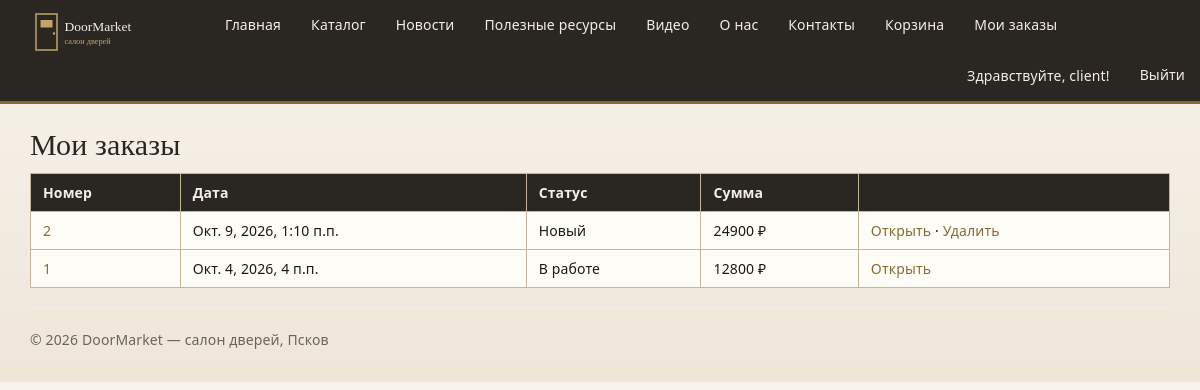
Screenshot of /myorders/ (signed in) with the database file from the repository.
### app/models.py (models this page shows, shortened)
class Order(models.Model):
    STATUS_CHOICES = (
        ('new', 'Новый'),
        ('processing', 'В работе'),
        ('done', 'Выполнен'),
        ('cancelled', 'Отменён'),
    )
    client = models.ForeignKey(User, on_delete=models.CASCADE, verbose_name="Клиент")
    created = models.DateTimeField(default=datetime.now, db_index=True, verbose_name="Дата")
    status = models.CharField(max_length=20, choices=STATUS_CHOICES, default='new', verbose_name="Статус")
    comment = models.TextField(blank=True, verbose_name="Комментарий к заказу")
    def total(self):
        amount = Decimal('0')
        for line in self.lines.all():
            amount += line.price * line.quantity
        return amount
    class Meta:
        db_table = "Orders"
        verbose_name = "заказ"
        verbose_name_plural = "заказы"
        ordering = ["-created"]

class OrderLine(models.Model):
    order = models.ForeignKey(Order, on_delete=models.CASCADE, related_name='lines', verbose_name="Заказ")
    product = models.ForeignKey(Product, null=True, blank=True, on_delete=models.SET_NULL, verbose_name="Товар")
    name = models.CharField(max_length=200, verbose_name="Название")
    price = models.DecimalField(max_digits=10, decimal_places=2, verbose_name="Цена")
    quantity = models.PositiveIntegerField(default=1, verbose_name="Количество")
    class Meta:
        db_table = "OrderLines"
        verbose_name = "строка заказа"
        verbose_name_plural = "строки заказа"

### app/views.py (the view)
# urls.py: path('myorders/', views.myorders, name='myorders'),
def myorders(request):
    assert isinstance(request, HttpRequest)
    denied = require_client(request)
    if denied:
        return denied
    orders = Order.objects.filter(client=request.user).prefetch_related('lines')
    return render(
        request,
        'app/myorders.html',
        {
            'title': 'Мои заказы',
            'orders': orders,
            'year': _year(),
        }
    )

### app/views.py (called while the page is built)
def _year():
    return datetime.now().year

def is_client(user):
    return user.is_authenticated and (not user.is_staff) and (not user.is_superuser)

def require_client(request):
    if not is_client(request.user):
        return redirect('login')
    return None

### app/templates/app/myorders.html
{% extends "app/layout.html" %}
{% block content %}
<h2>{{ title }}</h2>
{% if orders %}
<table class="salon-table">
    <tr>
        <th>Номер</th>
        <th>Дата</th>
        <th>Статус</th>
        <th>Сумма</th>
        <th></th>
    </tr>
    {% for order in orders %}
    <tr>
        <td><a href="{% url 'myorder' parametr=order.id %}">{{ order.id }}</a></td>
        <td>{{ order.created }}</td>
        <td>{{ order.get_status_display }}</td>
        <td>{{ order.total|floatformat:0 }} ₽</td>
        <td>
            <a href="{% url 'myorder' parametr=order.id %}">Открыть</a>
            {% if order.status == 'new' %}
            · <a href="{% url 'myorder_delete' parametr=order.id %}">Удалить</a>
            {% endif %}
        </td>
    </tr>
    {% endfor %}
</table>
{% else %}
<p>Заказов пока нет.</p>
{% endif %}
{% endblock %}

### app/templates/app/loginpartial.html (shortened to what this page needs)
{% if user.is_authenticated %}
<form id="logoutForm" action="{% url 'logout' %}" method="post" class="navbar-right">
    <ul class="nav navbar-nav navbar-right">
        <li><span class="navbar-text">Здравствуйте, {{ user.username }}!</span></li>
        <li><a href="javascript:document.getElementById('logoutForm').submit()">Выйти</a></li>
    </ul>
</form>
{% else %}
<ul class="nav navbar-nav navbar-right">
    <li><a href="{% url 'login' %}">Вход</a></li>
</ul>
{% endif %}

### app/static/app/content/site.css (style rules this page uses)
body { padding-top: 110px; padding-bottom: 20px; }
.navbar-inverse .navbar-nav > li > a, .navbar-inverse .navbar-text { color: #f4efe6; }
body { color: #1c1915; background-color: #f3eee6; background-image: linear-gradient(180deg, #f7f3ec 0%, #efe6d8 100%); font-family: "Segoe UI", Georgia, "Times New Roman", serif; letter-spacing: 0.01em; line-height: 1.5; text-align: left; }
h1, h2, h3 { color: #2a2622; font-family: Georgia, "Times New Roman", serif; margin-top: 18px; margin-bottom: 12px; }
a { color: #8a6a32; text-decoration: none; }
table.salon-table { border-collapse: collapse; width: 100%; border: 1px solid #c4b49a; margin: 12px 0 20px; background-color: #fffdf8; }
table.salon-table th, table.salon-table td { border: 1px solid #c4b49a; padding: 8px 12px; text-align: left; }
table.salon-table th { background-color: #2a2622; color: #f4efe6; }

### rows the page displays
Order: id "2", created "Окт. 9, 2026, 1:10 п.п.", status "Новый", total "24900", shows "Удалить"
Order: id "1", created "Окт. 4, 2026, 4 п.п.", status "В работе", total "12800"

### other values shown
{{ user.username }} "client"
{{ title }} "Мои заказы"
{{ year }} "2026"
